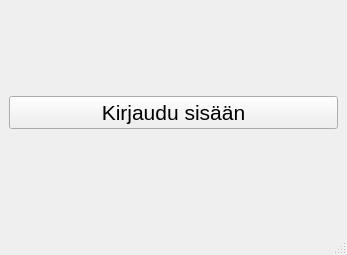
<?xml version="1.0" encoding="UTF-8"?>
<ui version="4.0">
 <class>MainWindow</class>
 <widget class="QMainWindow" name="MainWindow">
  <property name="geometry">
   <rect>
    <x>0</x>
    <y>0</y>
    <width>347</width>
    <height>255</height>
   </rect>
  </property>
  <property name="font">
   <font>
    <pointsize>16</pointsize>
   </font>
  </property>
  <property name="windowTitle">
   <string>MainWindow</string>
  </property>
  <widget class="QWidget" name="centralwidget">
   <layout class="QHBoxLayout" name="horizontalLayout">
    <item>
     <widget class="QPushButton" name="btnLogin">
      <property name="text">
       <string>Kirjaudu sisään</string>
      </property>
     </widget>
    </item>
   </layout>
  </widget>
  <widget class="QMenuBar" name="menubar">
   <property name="geometry">
    <rect>
     <x>0</x>
     <y>0</y>
     <width>347</width>
     <height>36</height>
    </rect>
   </property>
  </widget>
  <widget class="QStatusBar" name="statusbar"/>
 </widget>
 <resources/>
 <connections/>
</ui>
